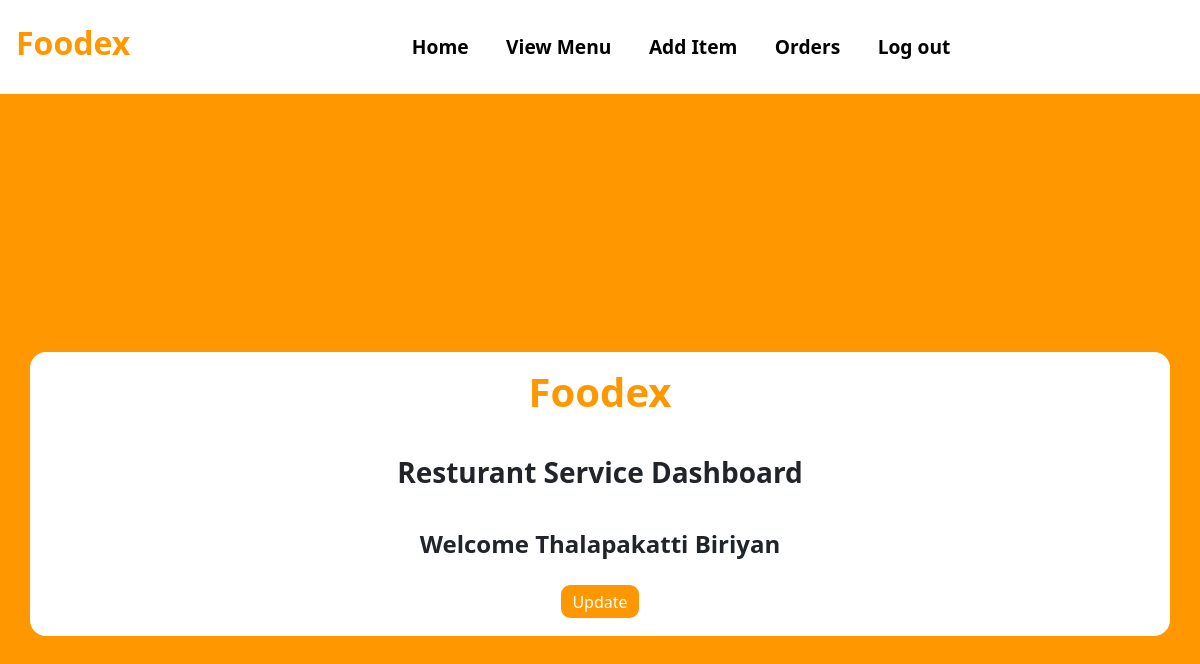
/Resturant-Dashboard (signed in), run on an earlier commit of the app's database.
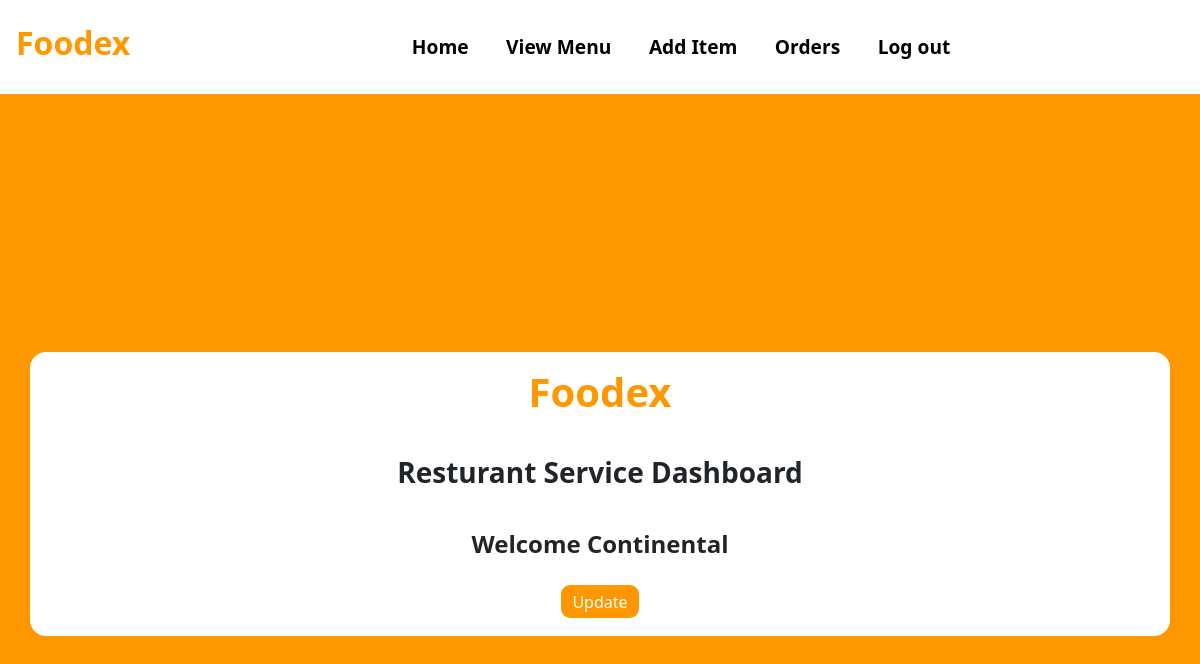
And on a later commit of the database.
### tables this page shows
CREATE TABLE RESTAURANT(
                        RESTAURANT_ID INTEGER PRIMARY KEY AUTOINCREMENT,
                        NAME_OF_RESTAURANT TEXT,
                        RESTAURANT_PASSWORD TEXT,
                        ADDRESS TEXT,
                        MOBILE_NO INTEGER,
                        RESTAURANT_PIN TEXT
                       );

### app.py (the view)
@app.route("/Resturant-Dashboard")
def Resturant_Dashboard():
    getid = str(session["id"])
    cursor = connection.cursor()
    cursor.execute("SELECT * FROM RESTAURANT where RESTAURANT_ID=" + str(getid))
    result = cursor.fetchall()
    for i in result:
        getname = i[1]
        getid = i[0]
        session["name"] = getname
        session["id"] = getid
    return render_template("Resturant_Dashboard.html")

### templates/Resturant_Dashboard.html (shortened to what this page needs)
<!DOCTYPE html>
<html lang="en">
<head>
    <link href="https://cdn.jsdelivr.net/npm/bootstrap@5.1.3/dist/css/bootstrap.min.css" rel="stylesheet">
    <link rel= "stylesheet" type= "text/css" href= "{{ url_for('static',filename='Styles.css') }}">
</head>
<body style="background:#ff9800;">
<nav class="navbar navbar-expand-lg bg-white">
  <h3 class="navbar-brand Logo" style="color:#ff9800;font-size: 2rem;"href="#">Foodex</h3>
    <div class="container nav-bar">
  <div class="collapse navbar-collapse" id="navbarSupportedContent">
    <ul class="navbar-nav mr-auto nav-links">
        <li class="nav-item">
        <a class="nav-link nav-link-btn" href="/Resturant-Dashboard">Home</a>
      </li>
      <li class="nav-item">
        <a class="nav-link nav-link-btn" href="/View-Menu">View Menu</a>
      </li>
      <li class="nav-item">
        <a class="nav-link nav-link-btn" href="/Add-Item">Add Item</a>
      </li>
        <li class="nav-item">
        <a class="nav-link nav-link-btn" href="/Resturant-Orders">Orders</a>
      </li>
        <li class="nav-item">
        <a class="nav-link nav-link-btn" href="/">Log out</a>
      </li>
    </ul>
  </div>
     </div>
</nav>
<div class="ToCenter">
    <div class="container">
        <div class="row">
            <div class="col">
                    <table class="table">
                      <tr>
                          <h1 class="Logo" style="color:#ff9800;">Foodex</h1>
                      </tr>
                         <tr>
                        <h3 class="Logo">
                           Resturant Service Dashboard</h3>
                      </tr>
                      <tr>
                        <h4 class="Logo">
                            {% if session.name %}
                Welcome {{session.name}}
                {% else %}
                Not Yet Login
                {% endif %}</h4>
                      </tr>
                        <tr>
                            <div style="width: 100%; display: flex; justify-content: center; align-items: center;" >
                                <a class="Edit-btn" style="background:#ff9800;" href="/Restaurant-Edit">Update</a>
                            </div>
                        </tr>
                    </table>
            </div>
        </div>
    </div>
    </div>
  <div class="area" >
          <ul class="circles">
          </ul>
   </div >
</body>
</html>

What changed in the data, as far as the page shows it:
changed RESTAURANT: name "Thalapakatti Biriyan" → "Continental"
